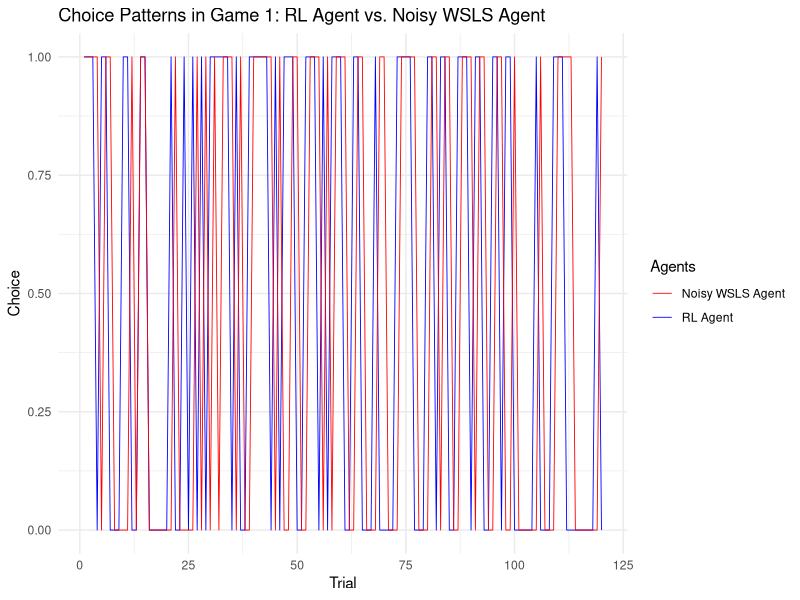
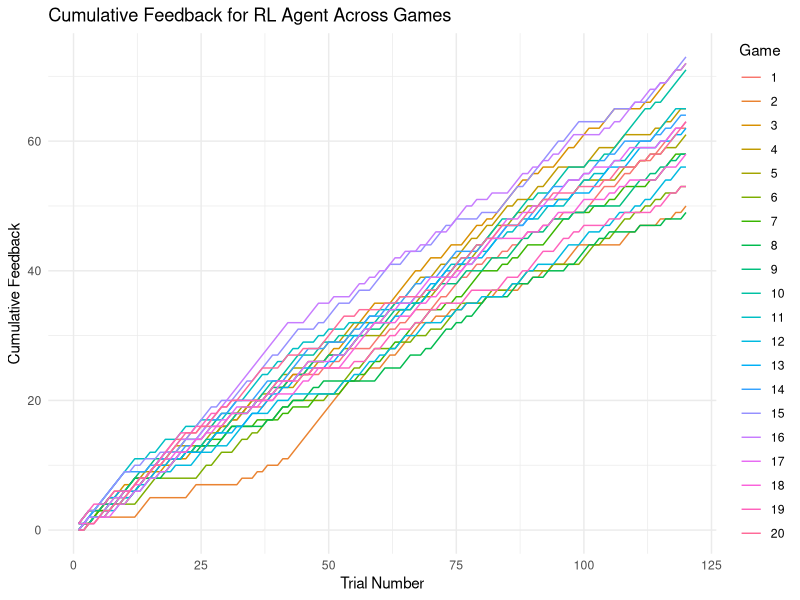
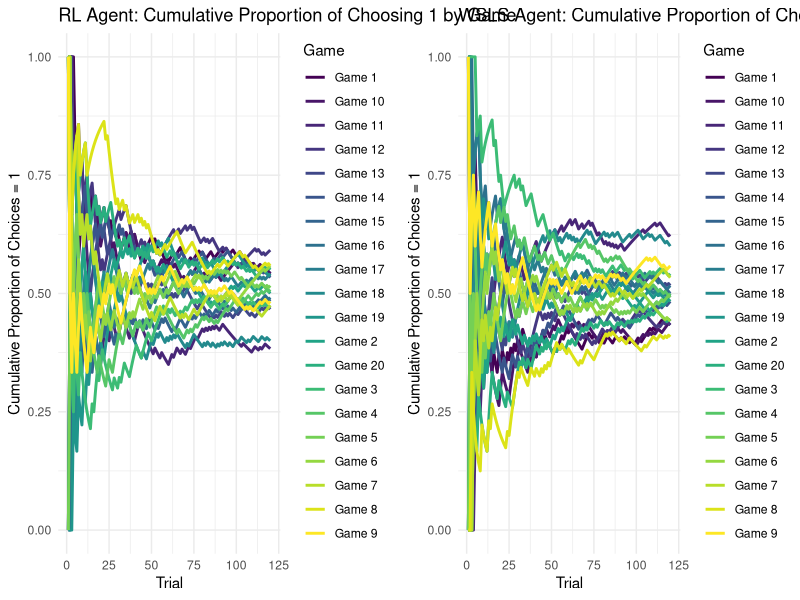

R code for these plots, in order:
## ---- chunk 1
knitr::opts_chunk$set(echo = TRUE)
## ---- chunk 2

softmax_f <- function(exp_values, theta) {
  probabilities <- exp(exp_values * theta) / sum(exp(exp_values * theta))
  return(probabilities) 
}

## ---- chunk 3

ValueUpdate_f <- function(value, alpha, choice, feedback) {
  PE <- feedback - value
  
  v1 <- value[1] + alpha * (1 - choice) * (feedback - value[1])
  v2 <- value[2] + alpha * choice * (feedback - value[2])
  
  updatedValue <- c(v1, v2)
  
  return(updatedValue)
}

## ---- chunk 4

RL_agent_f <- function(value, alpha, theta, feedback) {

  # here we use softmax to decide the probability of choosing each option
  choice_probabilities <- softmax_f(value, theta)
  
  # make a choice based on the calculated probabilities outputted from softmax
  choice <- sample(c(0, 1), size = 1, prob = choice_probabilities)
  
  # update values based on the choice made and feedback received
  updatedValue <- ValueUpdate_f(value, alpha, choice, feedback)
  
  # return the choice and the updated values
  return(list(choice = choice, updatedValue = updatedValue))
}
  
  
## ---- chunk 5

# WSLS Agent function with noise 
WSLSAgentNoise_f <- function(prevChoice, Feedback, noise){

  if (Feedback == 1) {
    choice <- prevChoice
  } else if (Feedback == 0) {
    choice <- 1 - prevChoice
  }
  
  # applying noise
  if (rbinom(1, 1, noise) == 1) {
    choice <- rbinom(1, 1, 0.5)
  }
  
  return(choice)
}
## ---- chunk 6
# parameters for the RL Agent
alpha <- 0.1  # learning rate
theta <- 0.5  # temperature parameter for softmax

# parameters for the noisy WSLS Agent
noise <- 0.1  # probability of choosing randomly due to noise

# number of games and trials
num_games <- 20
num_trials <- 120

# store results
results <- list()

for (game in 1:num_games) {
  # initial values for both agents
  RL_value <- c(0.5, 0.5)  # initial expected values for RL Agent
  WSLS_prevChoice <- sample(c(0, 1), size = 1)  # initial choice for WSLS Agent
  WSLS_Feedback <- 0  # initial feedback (assume loss)
  
  game_results <- list()
  
  for (trial in 1:num_trials) {
    # RL agent makes a choice and updates values
    RL_outcome <- RL_agent_f(RL_value, alpha, theta, WSLS_Feedback)
    RL_choice <- RL_outcome$choice
    RL_value <- RL_outcome$updatedValue
    
    # noisy WSLS Agent makes a choice
    WSLS_choice <- WSLSAgentNoise_f(WSLS_prevChoice, WSLS_Feedback, noise)
    
    # determine feedback based on choices (simple rule: same choice = win, different choice = lose)
    if (RL_choice == WSLS_choice) {
      RL_Feedback <- 1  # Win
      WSLS_Feedback <- 1
    } else {
      RL_Feedback <- 0  # Lose
      WSLS_Feedback <- 0
    }
    
    # update WSLS's previous choice
    WSLS_prevChoice <- WSLS_choice
    
    # record trial results
    game_results[[trial]] <- list(RL_choice = RL_choice, WSLS_choice = WSLS_choice, RL_Feedback = RL_Feedback, WSLS_Feedback = WSLS_Feedback)
  }
  
  results[[game]] <- game_results
}

## ---- chunk 7
# Simulating Data: 
# The Two Agents Playing Against Each Other
# One game is 120 trials, they play 20 games.

set.seed(1984)

alpha <- 0.1 # RL
theta <- 0.5 # RL
noise <- 0.1 # WSLS

num_games <- 20 
num_trials <- 120

# initialize lists to store data
RL_data <- list()
WSLS_data <- list()

# simulate interactions for multiple games
for (game in 1:num_games) {
  # empty vectors to store choices 
  RL_choices <- vector("list", length = num_trials)
  WSLS_choices <- vector("list", length = num_trials)
  RL_feedback <- rep(NA, num_trials)
  WSLS_feedback <- rep(NA, num_trials)
  RL_value <- c(0.5, 0.5)

  # simulate interactions 
  for (i in 1:num_trials) {
    if (i == 1) {
      # initialize first choices randomly for both agents 
      RL_choices[[i]] <- sample(c(0,1), 1)
      WSLS_choices[[i]] <- sample(c(0,1), 1)    

      if (RL_choices[[i]] == WSLS_choices[[i]]) {
        RL_feedback[i] <- 1  # Win
        WSLS_feedback[i] <- 0
      } else {
        RL_feedback[i] <- 0  # Lose
        WSLS_feedback[i] <- 1
      }

    } else {

      # RL agent makes a choice and updates values
      RL_outcome <- RL_agent_f(RL_value, alpha, theta, WSLS_feedback[i-1])
      RL_choice <- RL_outcome$choice
      RL_value <- RL_outcome$updatedValue
      WSLS_prevChoice <- WSLS_choices[[i-1]]

      # noisy WSLS Agent makes a choice
      WSLS_choice <- WSLSAgentNoise_f(WSLS_prevChoice, WSLS_feedback[i-1], noise)

      # determine feedback based on choices (simple rule: same choice = win, different choice = lose)
      if (RL_choice == WSLS_choice) {
        RL_feedback[i] <- 1  # Win
        WSLS_feedback[i] <- 0
      } else {
        RL_feedback[i] <- 0  # Lose
        WSLS_feedback[i] <- 1
      }

      # record trial results
      RL_choices[[i]] <- RL_choice
      WSLS_choices[[i]] <- WSLS_choice
    }
  }

  # append results to lists
  RL_data[[game]] <- list(n = num_trials, h = RL_choices, feedback = RL_feedback)
  WSLS_data[[game]] <- list(n = num_trials, h = WSLS_choices, feedback = WSLS_feedback)
}

# save data as lists
save_data <- list(RL_data = RL_data, WSLS_data = WSLS_data)

## ---- chunk 8
library(ggplot2)
library(dplyr)
## ---- chunk 9
# extract data for plotting
results_df <- data.frame(
  Game = rep(1:num_games, each = num_trials),  
  Trial = rep(1:num_trials, times = num_games),  
  RL_Choice = numeric(num_games * num_trials),
  WSLS_Choice = numeric(num_games * num_trials)
)

## ---- chunk 10
for (trial in 1:num_trials) {
  results_df$RL_Choice[trial] <- results[[1]][[trial]]$RL_choice
  results_df$WSLS_Choice[trial] <- results[[1]][[trial]]$WSLS_choice
}
## ---- chunk 11
library(ggplot2)

ggplot(results_df[results_df$Game == 1, ], aes(x = Trial)) +
  geom_line(aes(y = RL_Choice, color = "RL Agent"), size = 0.3) +
  geom_line(aes(y = WSLS_Choice, color = "Noisy WSLS Agent"), size = 0.3) +
  labs(title = "Choice Patterns in Game 1: RL Agent vs. Noisy WSLS Agent", y = "Choice", x = "Trial") +
  scale_color_manual(name = "Agents", values = c("RL Agent" = "blue", "Noisy WSLS Agent" = "red")) +
  theme_minimal()

## ---- chunk 12
library(ggplot2)
library(dplyr)

# Initialize an empty list to store cumulative feedback for each game
cumulative_feedback <- list()

# Iterate over each game to calculate cumulative feedback
for (game in 1:num_games) {
  cumulative <- 0
  feedback <- numeric(num_trials)
  
  # Iterate over each trial in the game
  for (trial in 1:num_trials) {
    # Add feedback of the current trial to cumulative feedback
    cumulative <- cumulative + results[[game]][[trial]]$RL_Feedback
    feedback[trial] <- cumulative
  }
  
  cumulative_feedback[[game]] <- feedback
}

# Create a data frame to store the cumulative feedback for each game
feedback_df <- data.frame(
  Game = rep(1:num_games, each = num_trials),
  Trial = rep(1:num_trials, times = num_games),
  Cumulative_Feedback = unlist(cumulative_feedback)
)

# Plot cumulative feedback for RL agent across all games
ggplot(feedback_df, aes(x = Trial, y = Cumulative_Feedback, color = as.factor(Game))) +
  geom_line() +
  labs(title = "Cumulative Feedback for RL Agent Across Games",
       x = "Trial Number",
       y = "Cumulative Feedback") +
  theme_minimal() +
  scale_color_discrete(name = "Game")  # Set color scale for different games


## ---- chunk 13
# Calculate cumulative proportions of choosing 1 for the RL agent
RL_cumulative_proportions <- lapply(RL_data, function(game) {
  cumsum(unlist(game$h) == 1) / seq_along(game$h)
})

# Calculate cumulative proportions of choosing 1 for the WSLS agent
WSLS_cumulative_proportions <- lapply(WSLS_data, function(game) {
  cumsum(unlist(game$h) == 1) / seq_along(game$h)
})

# Average the cumulative proportions across all games for each trial
RL_avg_cumulative_proportions <- Reduce("+", RL_cumulative_proportions) / length(RL_cumulative_proportions)
WSLS_avg_cumulative_proportions <- Reduce("+", WSLS_cumulative_proportions) / length(WSLS_cumulative_proportions)

# Convert to a data frame for plotting
proportions_df <- data.frame(
  Trial = 1:num_trials,
  RL_Proportion = RL_avg_cumulative_proportions,
  WSLS_Proportion = WSLS_avg_cumulative_proportions
)

## ---- chunk 14
# Plot for RL Agent: Cumulative Proportion of Choosing 1 per Game
cum_RL <- ggplot() +
  geom_line(data = do.call(rbind, lapply(1:length(RL_cumulative_proportions), function(i) {
    data.frame(Trial = 1:num_trials, 
               Proportion = RL_cumulative_proportions[[i]], 
               Game = paste("Game", i))
  })), aes(x = Trial, y = Proportion, color = Game), size = 1) +
  labs(title = "RL Agent: Cumulative Proportion of Choosing 1 by Game", 
       y = "Cumulative Proportion of Choices = 1", x = "Trial") +
  theme_minimal() +
  scale_color_viridis_d()  # Using a different color palette for clarity

## ---- chunk 15
# Plot for WSLS Agent: Cumulative Proportion of Choosing 1 per Game
cum_WSLS <- ggplot() +
  geom_line(data = do.call(rbind, lapply(1:length(WSLS_cumulative_proportions), function(i) {
    data.frame(Trial = 1:num_trials, 
               Proportion = WSLS_cumulative_proportions[[i]], 
               Game = paste("Game", i))
  })), aes(x = Trial, y = Proportion, color = Game), size = 1) +
  labs(title = "WSLS Agent: Cumulative Proportion of Choosing 1 by Game", 
       y = "Cumulative Proportion of Choices = 1", x = "Trial") +
  theme_minimal() +
  scale_color_viridis_d()  # Consistent color scheme for comparison
## ---- chunk 16
# Plot cum_RL and cum_WSLS as two subplots in a single row
library(gridExtra)
grid.arrange(cum_RL, cum_WSLS, ncol = 2)
